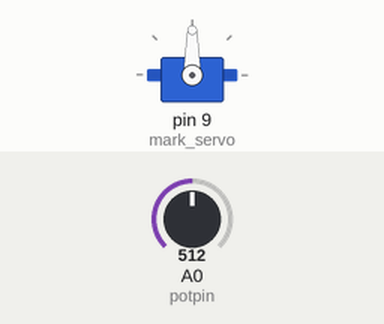
This sketch was run on a simulated Arduino Uno, built with avr-gcc and run on an emulated ATmega328P. Parts: servo. The inputs (shaded band) are chosen by the test bench; at power-on: A0 (potpin) = 512.

Above: at 1.2 s.
1.3 s: A0 (potpin) set to 716
At 2.1 s:
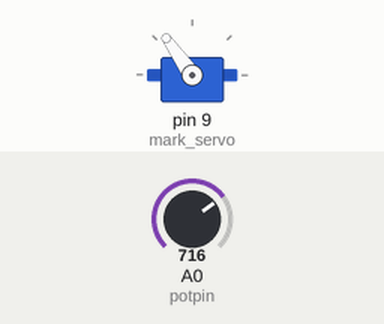
2.8 s: A0 (potpin) set to 900
At 4.0 s:
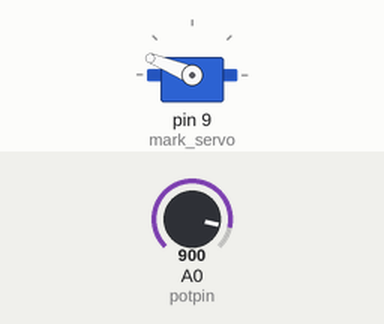
4.3 s: A0 (potpin) set to 1023
At 5.5 s:
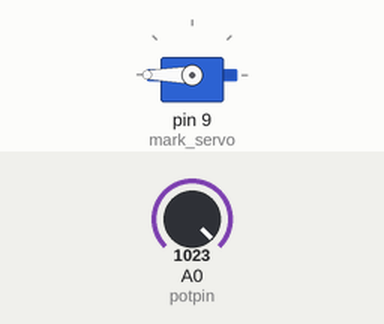
5.8 s: A0 (potpin) set to 306
At 6.4 s:
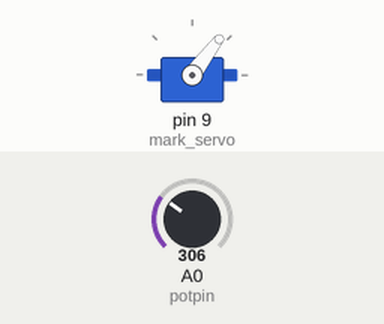
7.3 s: A0 (potpin) set to 122
At 7.9 s:
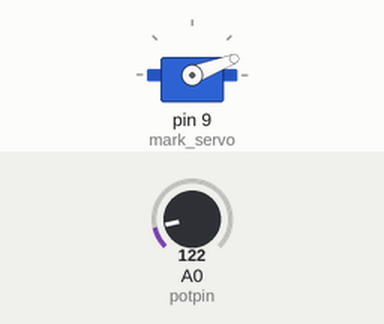
Timing chart, 0 to 9.8 s (numbered marks = the images above; inputs shaded):
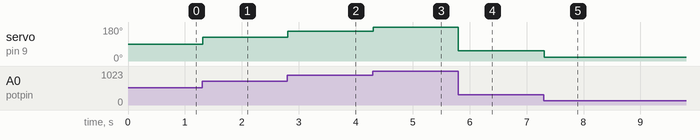

The sketch:

servo_practice.ino
```cpp
#include <Servo.h>

Servo mark_servo;  // create servo object to control a servo

int potpin = 0;  // analog pin used to connect the potentiometer
int val;    // variable to read the value from the analog pin
int pos = 0;


void setup() {
  mark_servo.attach(9);  // attaches the servo on pin 9 to the servo object
}

void loop() {
  /*
  for (pos = 0; pos <= 180; pos += 1) {
    mark_servo.write(pos);
    delay(10);
  }
  for (pos = 180; pos >= 0; pos -= 1) {
    mark_servo.write(pos);
    delay(10);
  }
  */


  val = analogRead(potpin);            // reads the value of the potentiometer (value between 0 and 1023)
  val = map(val, 0, 1023, 0, 180);     // scale it to use it with the servo (value between 0 and 180)
  mark_servo.write(val);                  // sets the servo position according to the scaled value
  delay(15);                           // waits for the servo to get there

}
```

Measured:
- after the input at 1.3 s, servo on pin 9 (mark_servo): 90° → 125° at once
- after the input at 2.8 s, servo on pin 9 (mark_servo): 125° → 158° at once
- after the input at 4.3 s, servo on pin 9 (mark_servo): 158° → 180° at once
- after the input at 5.8 s, servo on pin 9 (mark_servo): 180° → 53° at once
- after the input at 7.3 s, servo on pin 9 (mark_servo): 53° → 21° at once
